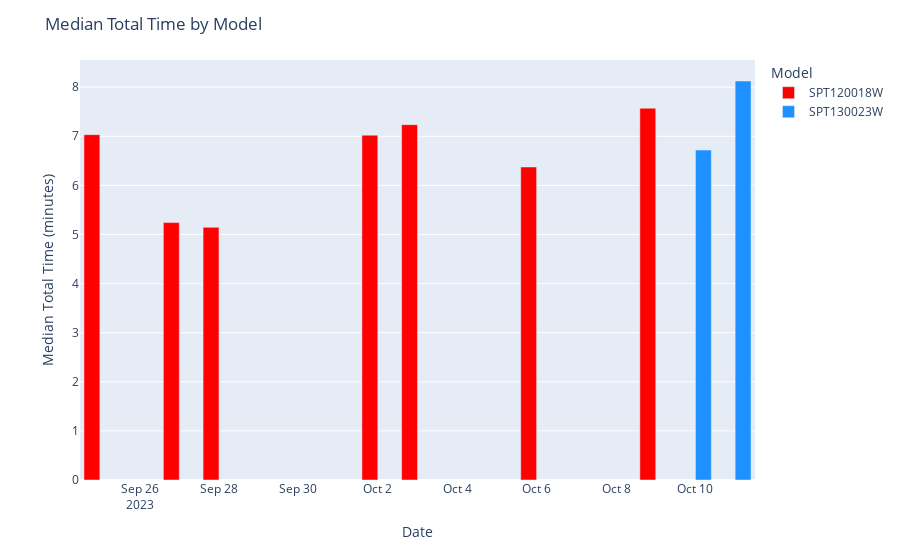
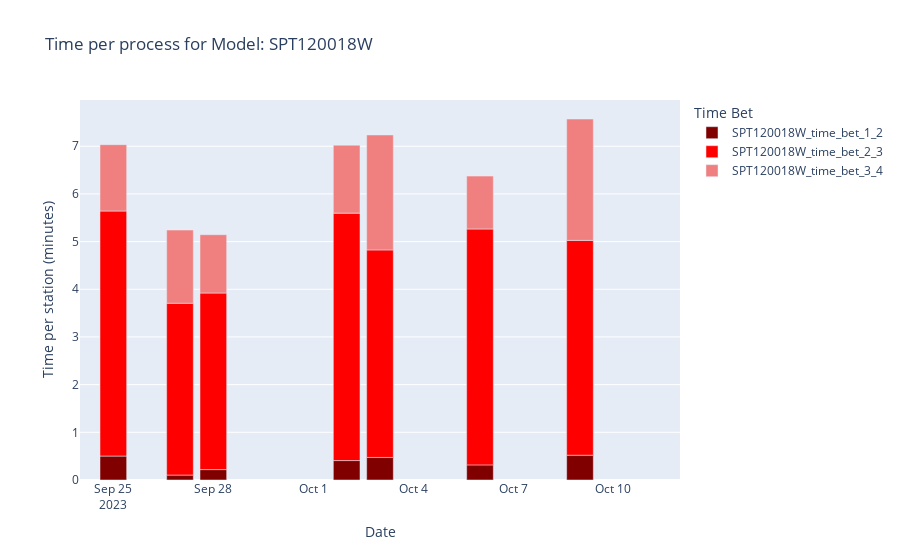

Notebook code for these charts, in order:
### Code cell
def plot_time_in_station_days(df):
    display(df)
    
    color_discrete_map_ = {"SPT130023W": 'dodgerblue',
                          "SPT120018W": 'red',
                          "ORIONT-40": 'limegreen', 
                          "OCTAN-40": 'mediumorchid'
                          }


    # Create a bar plot for each model
    df['total_time'] = df['total_time']/60
    #df['med_total_time'] = df['med_total_time'].astype(int)
    fig = px.bar(df, x='date', y='total_time', 
                 color='model', 
                 color_discrete_map = color_discrete_map_,
                 barmode='group')

    # Update layout for better visualization

    fig.update_layout(
        title='Median Total Time by Model',
        xaxis_title='Date',
        yaxis_title='Median Total Time (minutes)',
        legend_title='Model',
        barmode='group'
    )

    # Show the plot
    fig.show()

    melted_df = pd.melt(df, id_vars=['date','model','total_time'], value_vars=['time_bet_1_2','time_bet_2_3','time_bet_3_4'],var_name='time_bet', value_name='time')    
    melted_df['color'] = melted_df['model'] + '_' + melted_df['time_bet']
    color_discrete_map = {"SPT130023W_time_bet_1_2": 'darkblue',
                          "SPT130023W_time_bet_2_3": 'dodgerblue', 
                          "SPT130023W_time_bet_3_4": 'lightskyblue',
                          #"HAMLET-49_time_bet_1_2": 'darkblue',

                          "SPT120018W_time_bet_1_2": 'maroon',
                          "SPT120018W_time_bet_2_3":'red',
                          "SPT120018W_time_bet_3_4": 'lightcoral',
                          #"ORIONT-40_time_bet_1_2": 'forestgreen',
                          #"ORIONT-40_time_bet_2_3": 'limegreen', 
                          #"ORIONT-40_time_bet_3_4": 'lightgreen',
                            
                          #"ORIONT-40_time_bet_1_2": 'forestgreen',
                          #"ORIONT-40_time_bet_2_3": 'limegreen', 
                          #"ORIONT-40_time_bet_3_4": 'lightgreen',
                          
                          "OCTAN-40_time_bet_1_2": 'indigo',
                          "OCTAN-40_time_bet_2_3": 'mediumorchid', 
                          "OCTAN-40_time_bet_3_4": 'plum',}



    #model	time_bet_1_2, time_bet_2_3, time_bet_3_4, avg_total_time, date
    
    for model in melted_df['model'].unique():
        df_model = melted_df[melted_df['model'] == model]

        df_model.loc[:,'time_'] = df_model['time']/60
        print("yo")
        #df_model['time'] = df_model['time'].astype(int)
        # Create a bar plot for the current model
        fig4 = px.bar(df_model, x='date', y='time_', 
                    color='color',
                    labels={'time': 'Time'},
                    color_discrete_map = color_discrete_map,
                    title=f'Time per process for Model: {model}')


        #
        fig4.update_xaxes(range=[start_date - pd.Timedelta(days = 1), end_date + pd.Timedelta(days = 1)])  # Set your desired date range


        # Update layout for better visualization
        fig4.update_layout(
            xaxis_title='Date',
            yaxis_title='Time per station (minutes)',
            legend_title='Time Bet',
        )

        # Show the plot
        fig4.show()


plot_time_in_station_days(df_all_med)

### Figure 1 — Plotly figure (JSON) as saved in the notebook; plotly's stock layout.template omitted (floating-point values rounded to 4 significant figures)
{"data": [{"alignmentgroup": "True", "hovertemplate": "model=SPT120018W<br>date=%{x}<br>total_time=%{y}<extra></extra>", "legendgroup": "SPT120018W", "marker": {"color": "red", "pattern": {"shape": ""}}, "name": "SPT120018W", "offsetgroup": "SPT120018W", "orientation": "v", "showlegend": true, "textposition": "auto", "type": "bar", "x": ["2023-09-25", "2023-09-27", "2023-09-28", "2023-10-02", "2023-10-03", "2023-10-06", "2023-10-09"], "xaxis": "x", "y": [7.033, 5.243, 5.145, 7.023, 7.237, 6.374, 7.571], "yaxis": "y"}, {"alignmentgroup": "True", "hovertemplate": "model=SPT130023W<br>date=%{x}<br>total_time=%{y}<extra></extra>", "legendgroup": "SPT130023W", "marker": {"color": "dodgerblue", "pattern": {"shape": ""}}, "name": "SPT130023W", "offsetgroup": "SPT130023W", "orientation": "v", "showlegend": true, "textposition": "auto", "type": "bar", "x": ["2023-10-10", "2023-10-11"], "xaxis": "x", "y": [6.72, 8.126], "yaxis": "y"}], "layout": {"barmode": "group", "legend": {"title": {"text": "Model"}, "tracegroupgap": 0}, "margin": {"t": 60}, "title": {"text": "Median Total Time by Model"}, "xaxis": {"anchor": "y", "domain": [0, 1], "title": {"text": "Date"}}, "yaxis": {"anchor": "x", "domain": [0, 1], "title": {"text": "Median Total Time (minutes)"}}}}

### Figure 2 — Plotly figure (JSON) as saved in the notebook; plotly's stock layout.template omitted (floating-point values rounded to 4 significant figures)
{"data": [{"alignmentgroup": "True", "hovertemplate": "color=SPT120018W_time_bet_1_2<br>date=%{x}<br>time_=%{y}<extra></extra>", "legendgroup": "SPT120018W_time_bet_1_2", "marker": {"color": "maroon", "pattern": {"shape": ""}}, "name": "SPT120018W_time_bet_1_2", "offsetgroup": "SPT120018W_time_bet_1_2", "orientation": "v", "showlegend": true, "textposition": "auto", "type": "bar", "x": ["2023-09-25", "2023-09-27", "2023-09-28", "2023-10-02", "2023-10-03", "2023-10-06", "2023-10-09"], "xaxis": "x", "y": [0.5025, 0.1039, 0.2181, 0.4075, 0.4734, 0.3167, 0.5198], "yaxis": "y"}, {"alignmentgroup": "True", "hovertemplate": "color=SPT120018W_time_bet_2_3<br>date=%{x}<br>time_=%{y}<extra></extra>", "legendgroup": "SPT120018W_time_bet_2_3", "marker": {"color": "red", "pattern": {"shape": ""}}, "name": "SPT120018W_time_bet_2_3", "offsetgroup": "SPT120018W_time_bet_2_3", "orientation": "v", "showlegend": true, "textposition": "auto", "type": "bar", "x": ["2023-09-25", "2023-09-27", "2023-09-28", "2023-10-02", "2023-10-03", "2023-10-06", "2023-10-09"], "xaxis": "x", "y": [5.138, 3.602, 3.703, 5.19, 4.352, 4.947, 4.505], "yaxis": "y"}, {"alignmentgroup": "True", "hovertemplate": "color=SPT120018W_time_bet_3_4<br>date=%{x}<br>time_=%{y}<extra></extra>", "legendgroup": "SPT120018W_time_bet_3_4", "marker": {"color": "lightcoral", "pattern": {"shape": ""}}, "name": "SPT120018W_time_bet_3_4", "offsetgroup": "SPT120018W_time_bet_3_4", "orientation": "v", "showlegend": true, "textposition": "auto", "type": "bar", "x": ["2023-09-25", "2023-09-27", "2023-09-28", "2023-10-02", "2023-10-03", "2023-10-06", "2023-10-09"], "xaxis": "x", "y": [1.393, 1.536, 1.224, 1.426, 2.411, 1.11, 2.546], "yaxis": "y"}], "layout": {"barmode": "relative", "legend": {"title": {"text": "Time Bet"}, "tracegroupgap": 0}, "title": {"text": "Time per process for Model: SPT120018W"}, "xaxis": {"anchor": "y", "domain": [0, 1], "range": ["2023-09-24T00:00:00", "2023-10-12T00:00:00"], "title": {"text": "Date"}}, "yaxis": {"anchor": "x", "domain": [0, 1], "title": {"text": "Time per station (minutes)"}}}}
